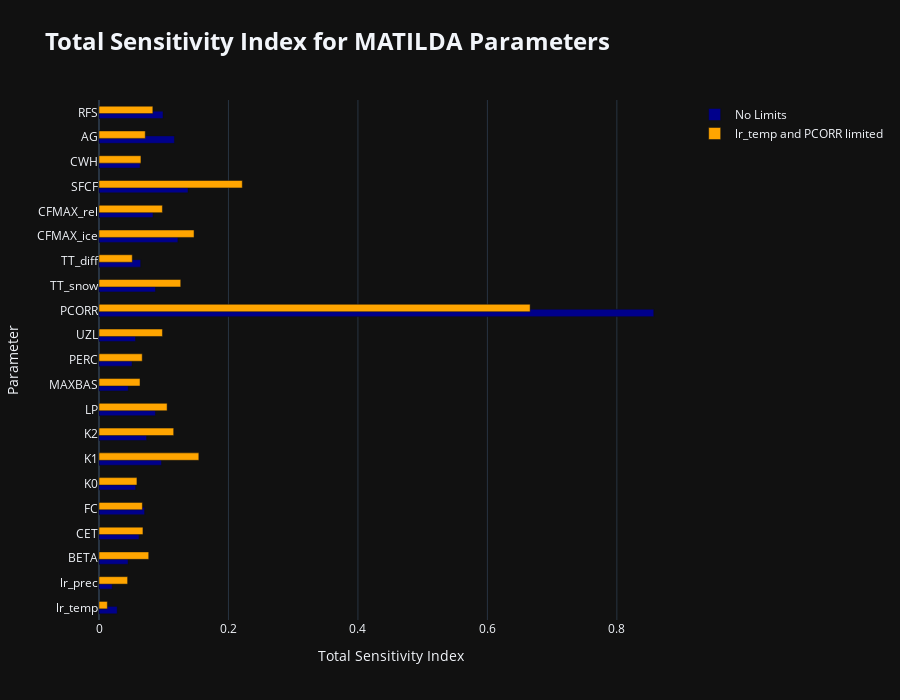

This figure's notebook cell:
### Markdown cell above
To see the effect of parameter restrictions on sensitivity, we can plot the indices of both runs. Feel free to explore further by adding more *FAST* outputs to the plot function.

### Code cell
import plotly.graph_objs as go
import pandas as pd
import plotly.io as pio

def plot_sensitivity_bars(*dfs, labels=None, show=False, bar_width=0.3, bar_gap=0.6):
    """
    Plots a horizontal bar chart showing the total sensitivity index for each parameter in a MATILDA model.

    Parameters
    ----------
    *dfs : pandas.DataFrame
        Multiple dataframes containing the sensitivity indices for each parameter.
    labels : list of str, optional
        Labels to use for the different steps in the sensitivity analysis. If not provided, the default
        labels will be 'No Limits', 'Step 1', 'Step 2', etc.
    bar_width : float, optional
        Width of each bar in the chart.
    bar_gap : float, optional
        Space between bars.
    """
    traces = []
    colors = ['darkblue', 'orange', 'purple', 'cyan']   # add more colors if needed
    for i, df in enumerate(dfs):
        df = get_si(df)
        if i > 0:
            if labels is None:
                label = 'Step ' + str(i)
            else:
                label = labels[i]
        else:
            label = 'No Limits'
        trace = go.Bar(y=df.index,
                       x=df['ST'],
                       name=label,
                       orientation='h',
                       marker=dict(color=colors[i]),
                       width=bar_width)
        traces.append(trace)
    layout = go.Layout(title=dict(text='<b>' +'Total Sensitivity Index for MATILDA Parameters' + '<b>', font=dict(size=24)),
                   xaxis_title='Total Sensitivity Index',
                   yaxis_title='Parameter',
                   yaxis=dict(automargin=True),
                   bargap=bar_gap,
                   height=700)
    fig = go.Figure(data=traces, layout=layout)
    if show:
        fig.show()
        
step1 = dir_input + 'FAST/' + 'example_fast_nolim.csv'
step2 = dir_input + 'FAST/' + 'era5_ipynb_fast_step1.csv'

plot_sensitivity_bars(step1, step2, labels=['No Limits', 'lr_temp and PCORR limited'], show=True)

### Figure 1 — Plotly figure (JSON) as saved in the notebook; plotly's stock layout.template omitted (floating-point values rounded to 4 significant figures)
{"data": [{"marker": {"color": "darkblue"}, "name": "No Limits", "orientation": "h", "type": "bar", "width": 0.3, "x": [0.02812, 0.02032, 0.04488, 0.06177, 0.07043, 0.05653, 0.09656, 0.07354, 0.08718, 0.04512, 0.051, 0.0564, 0.8571, 0.08725, 0.06441, 0.1219, 0.08339, 0.1375, 0.0635, 0.1165, 0.09891], "y": ["lr_temp", "lr_prec", "BETA", "CET", "FC", "K0", "K1", "K2", "LP", "MAXBAS", "PERC", "UZL", "PCORR", "TT_snow", "TT_diff", "CFMAX_ice", "CFMAX_rel", "SFCF", "CWH", "AG", "RFS"]}, {"marker": {"color": "orange"}, "name": "lr_temp and PCORR limited", "orientation": "h", "type": "bar", "width": 0.3, "x": [0.01287, 0.04422, 0.07683, 0.06792, 0.06698, 0.05861, 0.1542, 0.1154, 0.1052, 0.06337, 0.06679, 0.09802, 0.666, 0.1263, 0.0514, 0.1468, 0.09796, 0.2214, 0.06479, 0.07145, 0.08318], "y": ["lr_temp", "lr_prec", "BETA", "CET", "FC", "K0", "K1", "K2", "LP", "MAXBAS", "PERC", "UZL", "PCORR", "TT_snow", "TT_diff", "CFMAX_ice", "CFMAX_rel", "SFCF", "CWH", "AG", "RFS"]}], "layout": {"bargap": 0.6, "height": 700, "title": {"font": {"size": 24}, "text": "<b>Total Sensitivity Index for MATILDA Parameters<b>"}, "xaxis": {"title": {"text": "Total Sensitivity Index"}}, "yaxis": {"automargin": true, "title": {"text": "Parameter"}}}}
